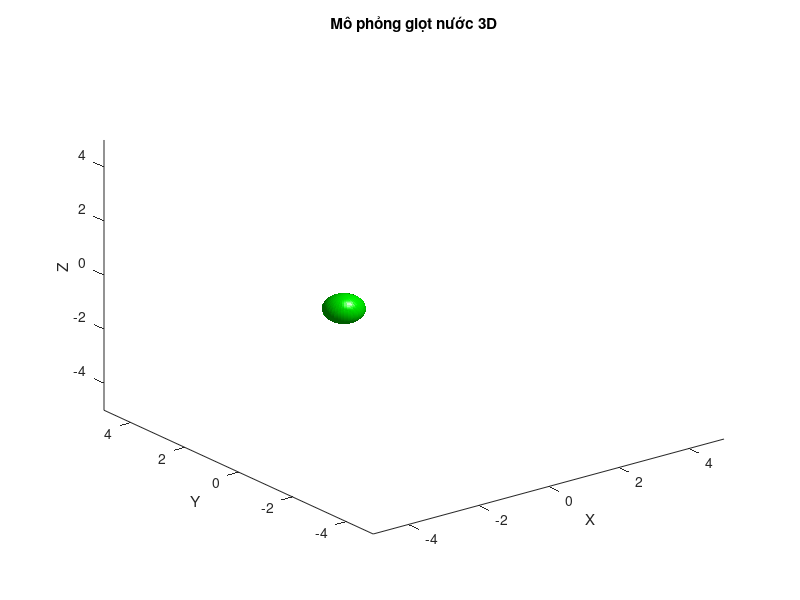

Write the MATLAB code that produced this figure. (Note: this script raises an error after producing the figure.)
% Mô phỏng giọt nước 3D chuyển động và hiệu ứng GIF
filename = 'giot_3D_tonghop.gif';
fig = figure('Position',[100 100 700 500]);
axis([-5 5 -5 5 -5 5]); axis manual; hold on;
view(3); camlight; lighting gouraud;
xlabel('X'); ylabel('Y'); zlabel('Z');
title('Mô phỏng giọt nước 3D');

% Tạo hình cầu đơn vị
[X,Y,Z] = sphere(40); r = 0.5;

%% --- 1. Chuyển động thẳng + đổi màu ---
for t = 0:0.1:3
    x = -2 + t*1.5;
    y = 0;
    z = 0;
    c = [sin(t)^2 cos(t)^2 sin(t/2)^2];  % màu động
    surf(x+X*r, y+Y*r, z+Z*r, 'FaceColor', c, 'EdgeColor','none');
    drawnow;

    frame = getframe(fig);
    img = frame2im(frame);
    [imind, cm] = rgb2ind(img,256);
    if t == 0
        imwrite(imind, cm, filename, 'gif', 'Loopcount', inf, 'DelayTime', 0.02);
    else
        imwrite(imind, cm, filename, 'gif', 'WriteMode', 'append', 'DelayTime', 0.02);
    end

    cla;  % xóa nội dung sau mỗi bước để không chồng hình
end

%% --- 2. Lượn sóng + hiệu ứng nhập giọt ---
for t = 0:0.1:5
    x1 = -1 + t*0.3;
    z1 = sin(t);
    x2 =  1 - t*0.3;
    z2 = -sin(t);
    dist = abs(x1 - x2);

    if dist < 0.5
        % nhập giọt: tạo một giọt lớn
        surf((x1+x2)/2 + X*r*1.3, Y*r*1.3, (z1+z2)/2 + Z*r*1.3, 'FaceColor',[0.5 0 1],'EdgeColor','none');
    else
        surf(x1+X*r, Y*r, z1+Z*r, 'FaceColor','b','EdgeColor','none');
        surf(x2+X*r, Y*r, z2+Z*r, 'FaceColor','g','EdgeColor','none');
    end

    drawnow;
    frame = getframe(fig);
    img = frame2im(frame);
    [imind, cm] = rgb2ind(img,256);
    imwrite(imind, cm, filename, 'gif', 'WriteMode', 'append', 'DelayTime', 0.02);

    cla;
end

%% --- 3. Nhảy điện cực + tách giọt ---
electrodeX = [-2 0 2];
for i = 1:length(electrodeX)
    x0 = electrodeX(i);
    surf(x0+X*r, Y*r, Z*r, 'FaceColor','m','EdgeColor','none');

    frame = getframe(fig);
    img = frame2im(frame);
    [imind, cm] = rgb2ind(img,256);
    imwrite(imind, cm, filename, 'gif', 'WriteMode', 'append', 'DelayTime', 0.2);

    cla;

    % Tách giọt tại điện cực
    for t = 1:15
        dx = 0.3 - t*0.01;
        surf((x0 - dx) + X*r*0.7, Y*r*0.7, Z*r*0.7, 'FaceColor','c','EdgeColor','none');
        surf((x0 + dx) + X*r*0.7, Y*r*0.7, Z*r*0.7, 'FaceColor','y','EdgeColor','none');
        drawnow;

        frame = getframe(fig);
        img = frame2im(frame);
        [imind, cm] = rgb2ind(img,256);
        imwrite(imind, cm, filename, 'gif', 'WriteMode', 'append', 'DelayTime', 0.02);

        cla;
    end
end
